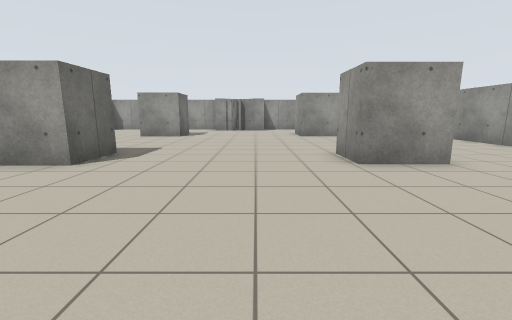
view 1 (above)

13 first-person views from a walk through a world built for the Player/Stage simulator. The camera is 1 m above the floor, tilts 10° down and sees 90° across. Floor lines are 1 m apart. The floor is counted in squares, 1 m on a side. Each view is taken from the middle of a square. On the plan, view 1 faces up. The plan holds only what a view shows up to about 11 squares ahead; the rest is blank. Robots are left out.

view 2
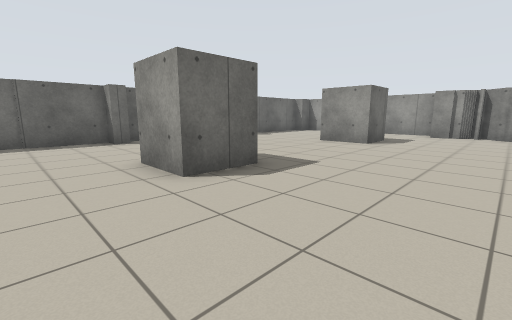

view 3
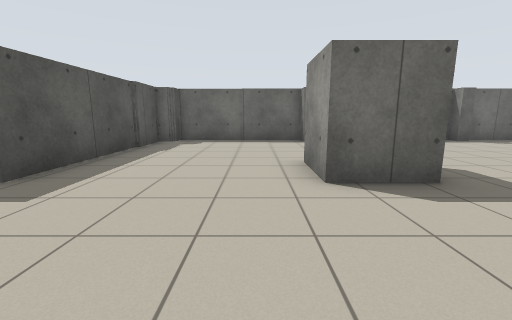

view 4
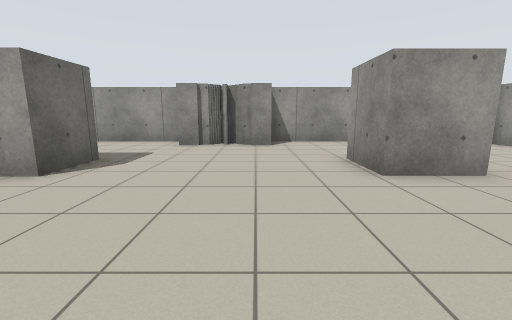

view 5
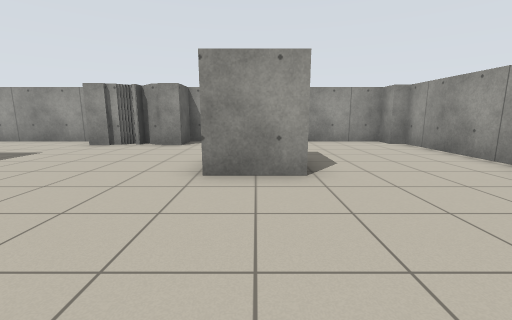

view 6
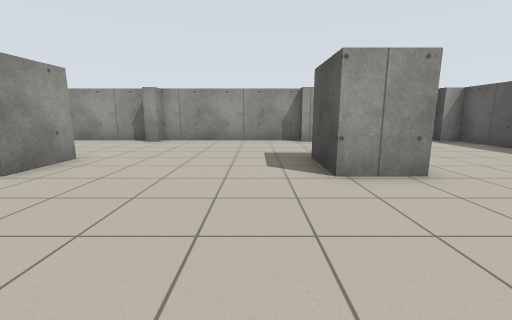

view 7
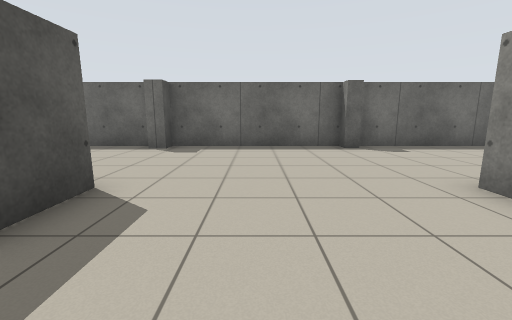

view 8
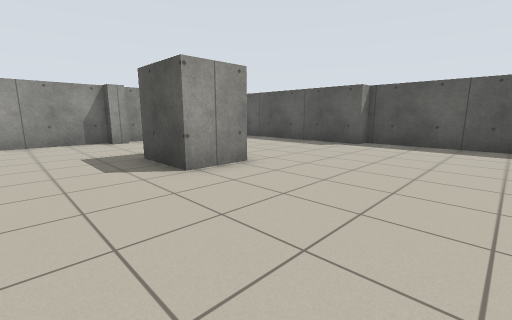

view 9
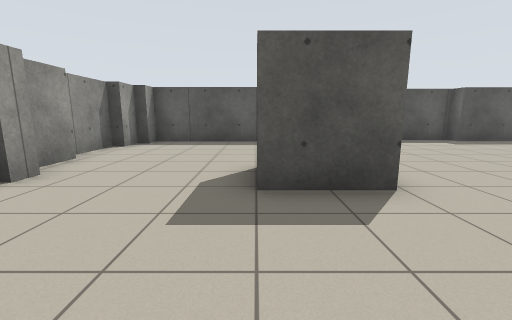

view 10
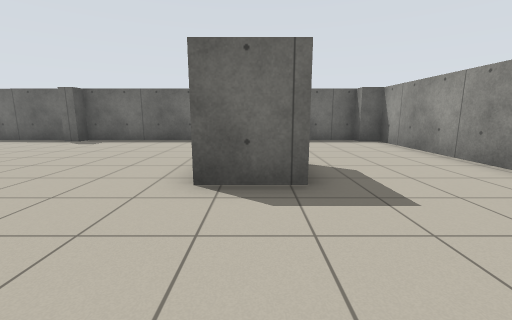

view 11
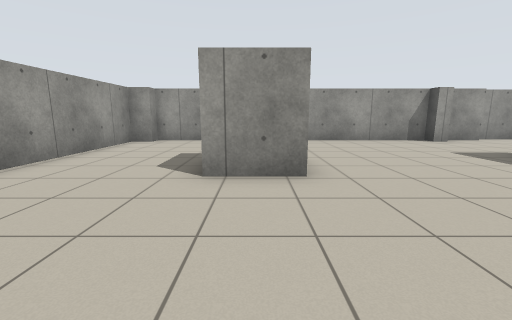

view 12
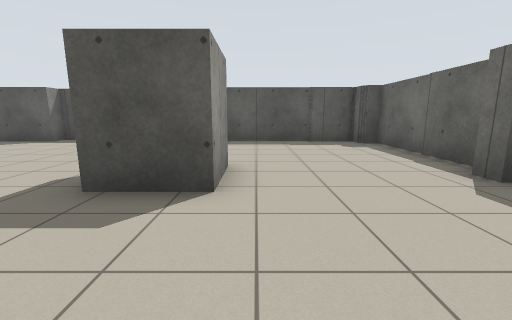

view 13
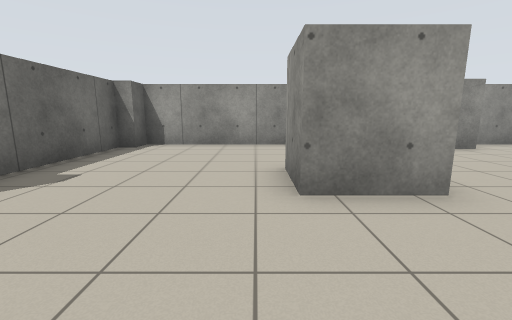

### Floor plan
Points are (right, up) in squares from view 1. A wall is a line through its corners. A room is listed if a view was taken in it or the views show most of it. See-through windows are left out.
Room 1 (views 1, 2, 3, 4, 5, 6, 7, 8, 9, 10, 11, 12, 13)
walls: (-3.7, 6.8) (-3.7, 5) (-5.4, 5) (-5.4, 6.8) (-3.7, 6.8); (-3.7, 13.9) (-3.7, 12.1) (-5.4, 12.1) (-5.4, 13.8); (3.9, 12.1) (2.1, 12.1) (2.1, 14); (4, 5) (2.1, 5) (2.1, 6.8) (4, 6.8); (-1.5, 16.5) (-2.6, 16.5); (-0.4, 16.9) (-0.9, 16.9); (-2.9, 17.7) (-9.7, 17.7) (-9.7, 16.9) (-10.3, 16.9) (-10.3, 12.2); (7.7, 11.7) (7.7, 12.2); (-9.7, 12.2) (-9.7, 11.7) (-10.3, 11.7) (-10.3, 6.3) (-9.7, 6.3) (-9.7, 5.8) (-10.3, 5.8) (-10.3, 0.9) (-9.7, 0.9) (-9.7, 0.3) (-3.7, 0.3) (-3.7, -0.3) (1.7, -0.3) (1.7, 0.3) (7.7, 0.3) (7.7, 0.9) (8.2, 0.9) (8.2, 1.9) (8.6, 1.9) (8.6, 3.8); (7.7, 5.8) (7.7, 6.3); (8.2, 6.3) (8.2, 11.7); (8.2, 12.4) (8.2, 16.9); (8.2, 4) (8.2, 5.6); (7.7, 16.9) (7.7, 17.7) (0.5, 17.7) (0.5, 16.5) (-0.5, 16.5)

Positions as (right, up) in squares from view 1, and headings:
1: (0, 0), facing up
2: (0, 3), facing up-left
3: (0, 4), facing left
4: (0, 8), facing up
5: (3, 8), facing up
6: (-2, 8), facing right
7: (-2, 9), facing left
8: (-2, 9), facing down-right
9: (4, 10), facing down
10: (0, 13), facing left
11: (-2, 13), facing right
12: (-6, 10), facing down
13: (-6, 9), facing up
